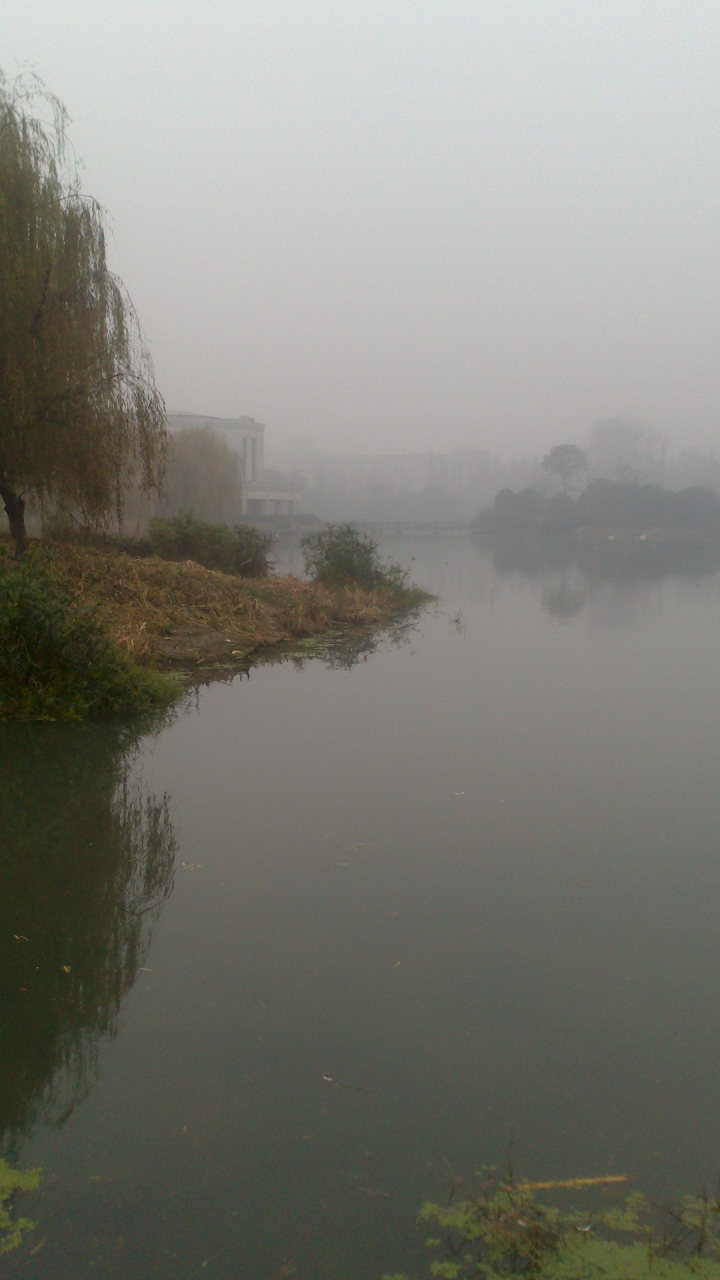
#> input picture C++/Test_Opencv/H6.jpg, 1440 x 2560 px, found by its file name (shown at 1/2 size)
$ python dark_channel_prior.py
#> lines starting #> are read from the running program, lines starting #| are printed output that depends on the picture
"""
Created by Yu Ran
2022/10/11
"""
import numpy as np
import cv2
import copy
import matplotlib.pyplot as plt


class HazelRemove():
    def __init__(self, img):
        self.img = img
        self.filter_length = 15
        self.darkImg = self.get_dark_channel(img)
        self.num_pixels = len(img) * len(img[0])
        self.B_A, self.G_A, self.R_A = self.get_A_val()
        self.img_shape = img[:, :, 0].shape

    def display_dark_channel(self):
        cv2.imshow('dark img', self.darkImg)
        cv2.waitKey(0)

    def get_dark_channel(self, img):
        darkImg = np.min(img, 2)
        # darkImg = self.min_filter(darkImg, self.filter_length)
        darkImg = cv2.erode(darkImg, (90, 90))
        return darkImg

    def get_A_val(self):
        hist = cv2.calcHist([self.darkImg, 0], [0], None, [256], [0, 256])
        count = 0
        for i in range(254, 0, -1):
            count += hist[i]
            if count >= (self.num_pixels * 0.001):
                break
        threshold = i + 1
        max_element = np.array([0, 0, 0])

        for i in range(len(self.darkImg)):
            for j in range(len(self.darkImg[0])):
                if self.darkImg[i, j] >= threshold:
                    for channel in range(3):
                        max_element[channel] = max(max_element[channel], self.img[i, j, channel])
        max_element[max_element > 240] = 240
        print('A value for channel B, G, A', max_element[0], max_element[1], max_element[2])
        return max_element[0], max_element[1], max_element[2]

    def remove_hazel_DC(self, w=0.95):
        A = [self.B_A, self.G_A, self.R_A]
        output = np.zeros(self.img.shape)
        normalized_img = copy.copy(self.img).astype(np.float64)
        normalized_img[:, :, 0] = normalized_img[:, :, 0] / 255
        normalized_img[:, :, 1] = normalized_img[:, :, 1] / 255
        normalized_img[:, :, 2] = normalized_img[:, :, 2] / 255
        normalized_dark_img = self.get_dark_channel(img=normalized_img)
        for channel in range(3):
            tx = np.ones(self.img_shape) - w * normalized_dark_img
            tx[tx < 0.1] = 0.1
            temp1 = self.img[:, :, channel] - np.ones(self.img_shape) * A[channel]
            output[:, :, channel] = temp1 / tx + np.ones(self.img_shape) * A[channel]
        output = np.clip(output, 0, 255).astype(np.uint8)
        cv2.imshow('result', output)
        cv2.waitKey(0)
        return output

    def min_filter(self, img, K_size):
        height, width = img.shape
        pad = K_size // 2
        out_img = img.copy()
        pad_img = np.zeros((height + pad * 2, width + pad * 2))
        pad_img[pad: pad + height, pad: pad + width] = img.copy()

        for y in range(height):
            for x in range(width):
                out_img[y, x] = np.min(pad_img[y:y + K_size, x:x + K_size])
        return out_img


if __name__ == '__main__':
    img = cv2.imread('./db/IEI2019/H6.jpg')
#> img is the input picture: shape (2560, 1440, 3); mean B, G, R 118.4, 125.9, 126.1
    print(img.shape)
#| (2560, 1440, 3)
    model = HazelRemove(img=img)
#> in get_dark_channel, `darkImg = np.min(img, 2)`:
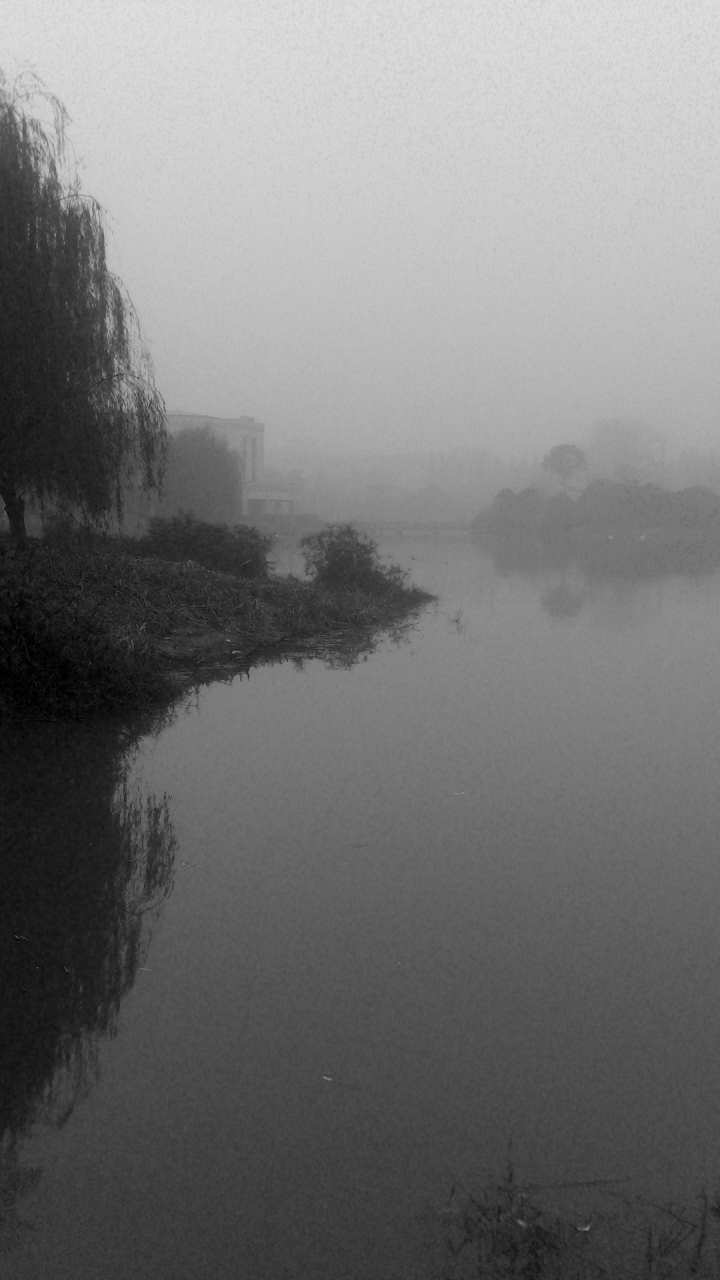
#> darkImg: shape (2560, 1440) (shown at 1/2 size); min 0, max 230, mean 117.7
#> in __init__, `self.num_pixels = len(img) * len(img[0])`: self.num_pixels = 3686400
#> in get_A_val, `hist = cv2.calcHist([self.darkImg, 0], [0], None, [256], [0, 256])`: hist = 256 values, max 34064 at index 211, min 0 at index 228, mean 14400
#> the loop in get_A_val, `for i in range(254, 0, -1):` made 34 passes
#> count on passes 1 to 12: [0], [0], [0], [0], [0], [0], [0], [0], [0], [0], [0], [0]
#> after the loop in get_A_val, `for i in range(len(self.darkImg)):`: max_element = [233, 234, 231]
#| A value for channel B, G, A 233 234 231
#> in __init__, `self.B_A, self.G_A, self.R_A = self.get_A_val()`: self.B_A = 233; self.G_A = 234; self.R_A = 231

    result = model.remove_hazel_DC()
#> in remove_hazel_DC, `A = [self.B_A, self.G_A, self.R_A]`: A = [233, 234, 231]
#> in remove_hazel_DC, `normalized_img[:, :, 1] = normalized_img[:, :, 1] / 255`:
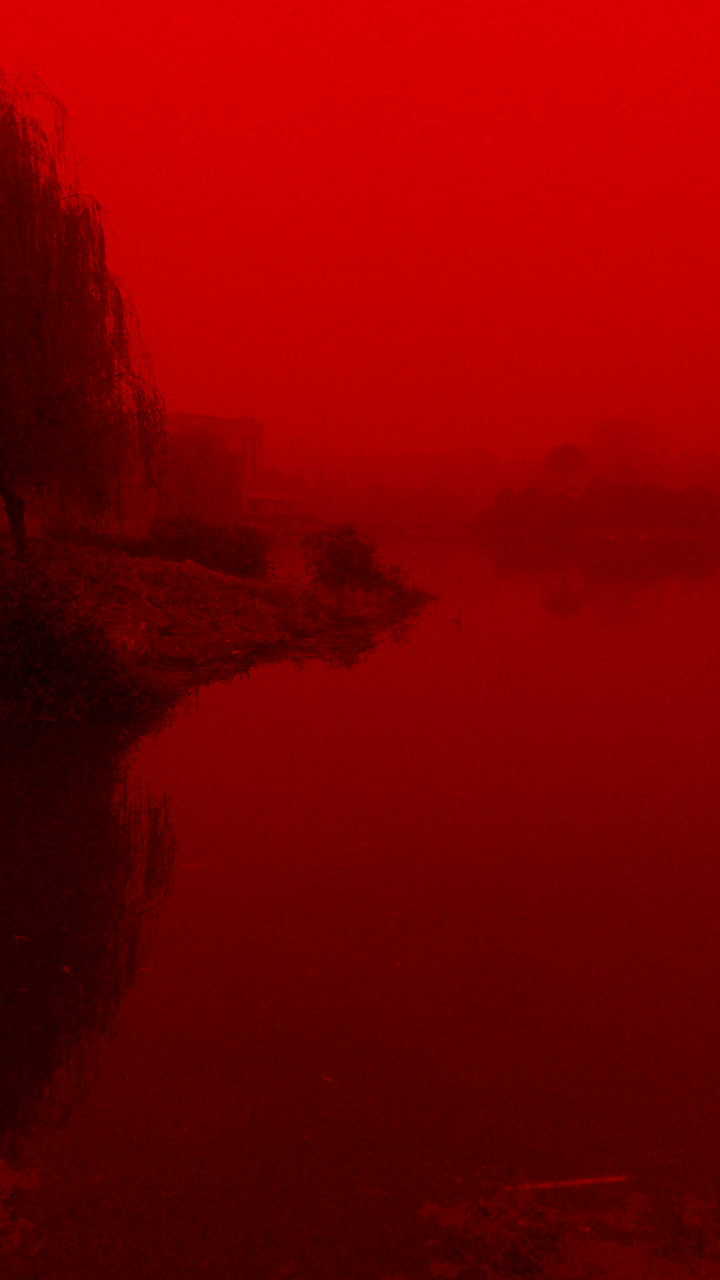
#> normalized_img: shape (2560, 1440, 3) float64 (shown at 1/2 size); mean B, G, R 0.5, 0.5, 126.1
#> the loop in remove_hazel_DC, `for channel in range(3):` made 3 passes
#> pass 1, in remove_hazel_DC, `tx = np.ones(self.img_shape) - w * normalized_dark_img`:
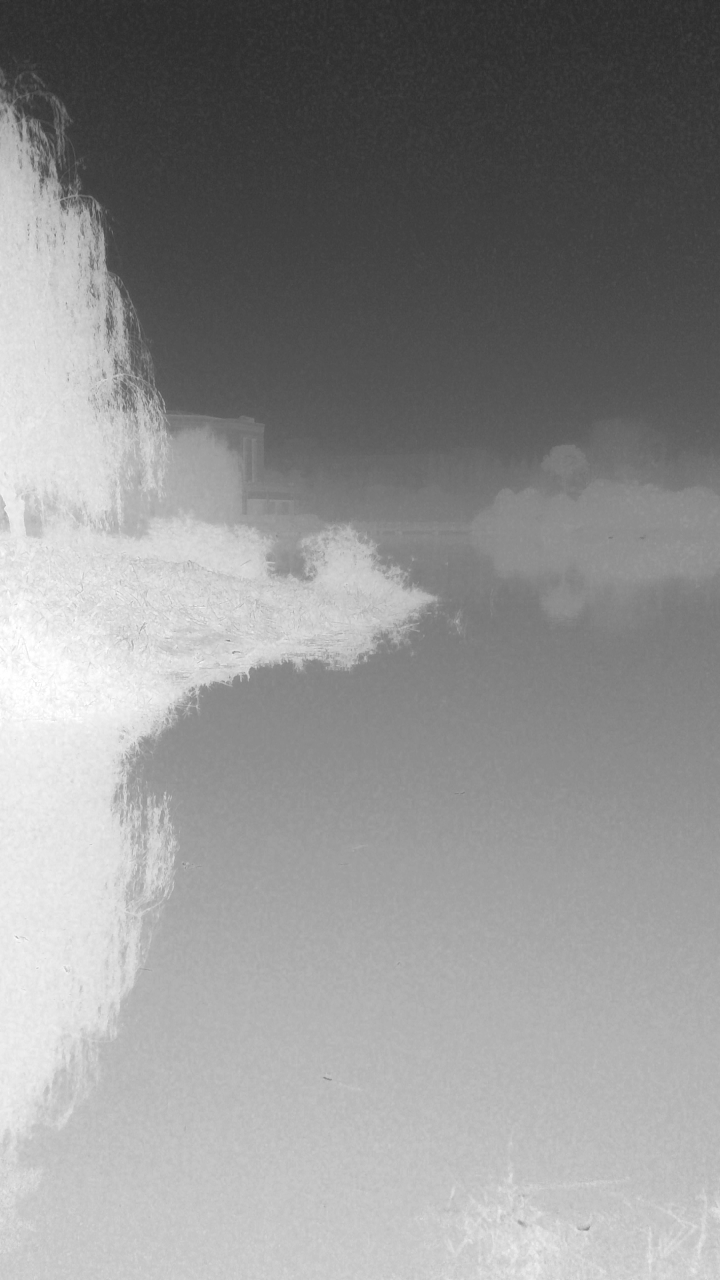
#> tx: shape (2560, 1440) float64 (shown at 1/2 size); min 0.154, max 1, mean 0.564
#> after the loop in remove_hazel_DC, `for channel in range(3):`:
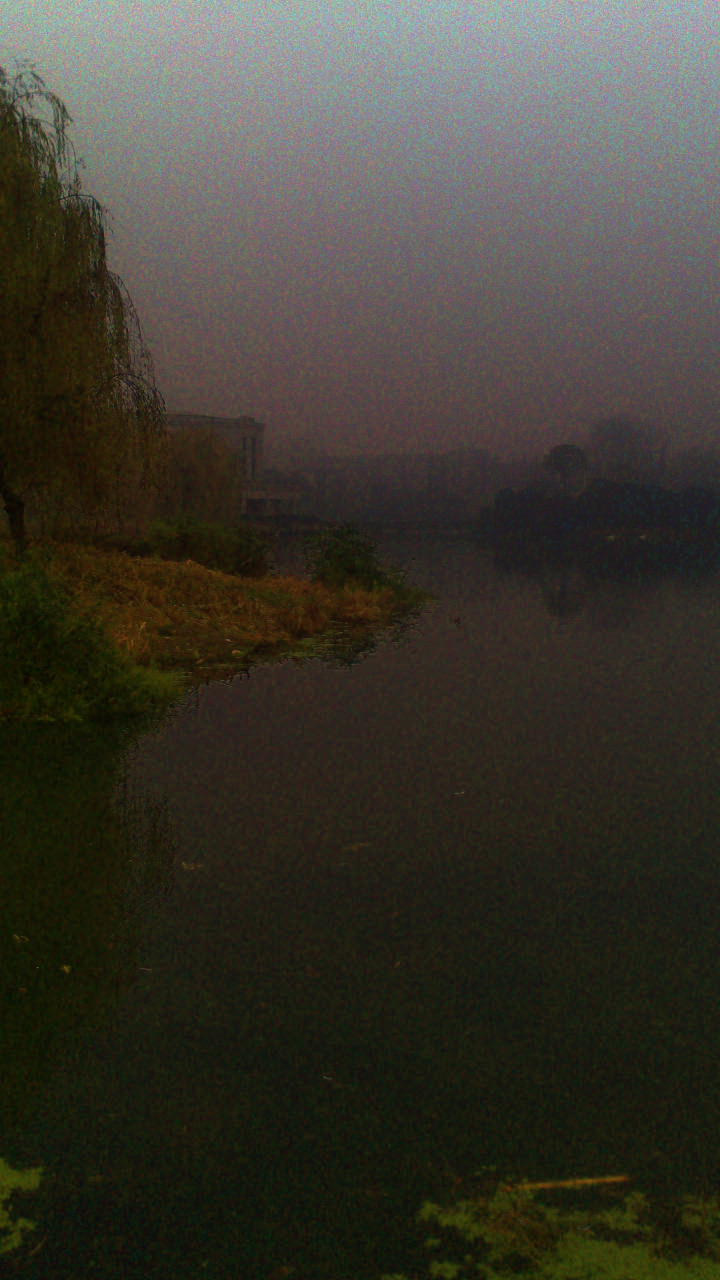
#> output: shape (2560, 1440, 3) float64 (shown at 1/2 size); mean B, G, R 48.4, 57.8, 60.6
    # cv2.imwrite(f'./result/H22_darkchannel_0.95w_9filter.jpg', result)
